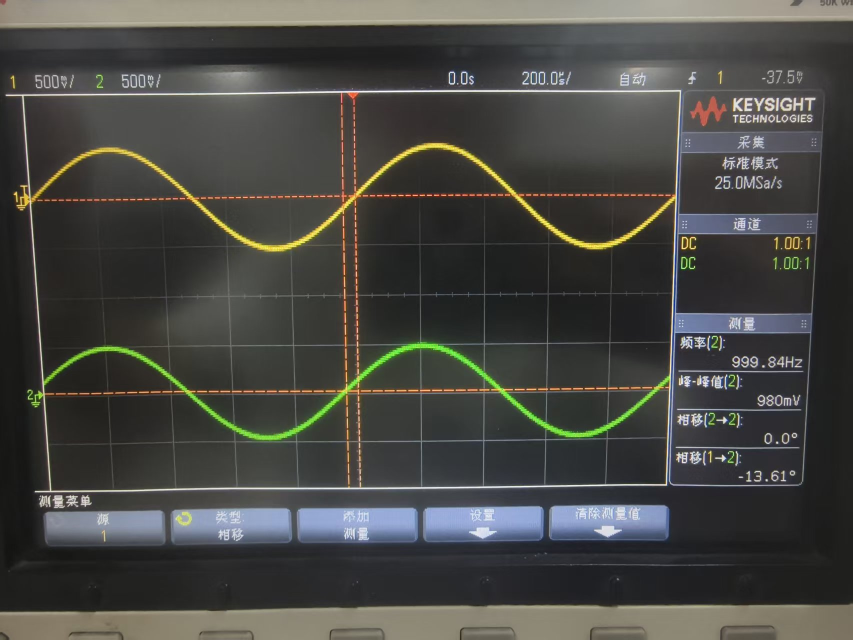
#> input picture src/arm/vision/sample.jpg, 1706 x 1279 px (shown at 1/2 size)
$ python -i reader.py   (imports and definitions only)   (older library calls are emulated)
#> lines starting #> are read from the running program, lines starting #| are printed output that depends on the picture; after the words box and inside, x2 and y2 are one past the last pixel; in counts of white or black regions, pixels touching at a corner belong together
#> further down, picture is the input picture: shape (1279, 1706, 3); mean B, G, R 67.6, 71.5, 71.4
from __future__ import annotations

import argparse
from difflib import SequenceMatcher
from functools import lru_cache
import json
import os
import re
import shutil
import sys
import uuid
from dataclasses import asdict, dataclass, field
from datetime import datetime, timezone, timedelta
from pathlib import Path
from typing import Any

import cv2
import numpy as np

try:
    import pytesseract
except ImportError:  # pragma: no cover - exercised on machines without OCR.
    pytesseract = None


CN_TZ = timezone(timedelta(hours=8))
IMAGE_SUFFIXES = {".jpg", ".jpeg", ".png", ".bmp", ".tif", ".tiff"}
TEMPLATE_LABELS = {"frequency": "频率", "peak_to_peak": "峰峰值", "phase": "相移"}


@dataclass
class Roi:
    x: int
    y: int
    w: int
    h: int


@dataclass
class DetectionResult:
    screen_roi: Roi | None
    debug_image: np.ndarray
    error_code: str
    screen_quad: np.ndarray | None = None


# [17 lines that did not run here, left out]


@dataclass
class MeasurementReading:
    measurement_id: str
    label: str
    channel: str
    label_source: str
    value: float | None
    unit: str
    valid: bool
    error_code: str
    raw_text: str
    row_roi_path: str
    value_roi_path: str
    processed_value_path: str


def load_config(path: Path) -> dict[str, Any]:
    with path.open("r", encoding="utf-8") as f:
        return json.load(f)


# [83 lines left out: functions parse_roi, parse_relative_roi, crop_roi, order_quad_points, detect_screen_quad, not called in this run]


def rectified_screen_size(settings: dict[str, Any]) -> tuple[int, int]:
    perspective = settings.get("perspective", {})
    return int(perspective.get("width", 1600)), int(perspective.get("height", 934))


# [451 lines left out: functions perspective_matrices, rectify_screen, project_rectified_roi, recover_sidebar_screen, detect_screen_roi, resolve_rois and 17 more, not called in this run]


def detect_measurement_rows(panel_image: np.ndarray) -> list[Roi]:
    """Split a frontal Keysight measurement panel at its full-width dividers."""
    height, width = panel_image.shape[:2]
#> height = 1279; width = 1706
    gray = cv2.cvtColor(panel_image, cv2.COLOR_BGR2GRAY)
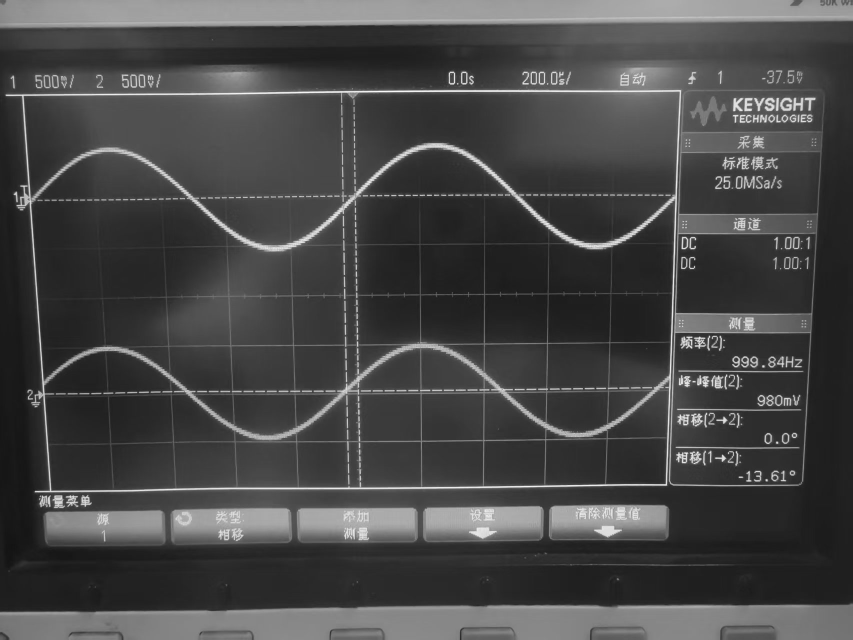
#> gray: shape (1279, 1706) (shown at 1/2 size); min 18, max 254, mean 71.1
    # Sample full-width paths directly: text cannot supply a continuous divider.
    xs = np.arange(int(width * 0.06), int(width * 0.94))
#> xs = 1501 values from 102 to 1602
    ys = np.arange(height)[:, None]
#> ys = 1279 values from 0 to 1278
    scores = np.zeros(height, dtype=np.float32)
#> scores = 1279 values from 0 to 0
    for slope in np.linspace(-0.12, 0.12, 49):
        positions = np.rint(ys + slope * (xs - width / 2)).astype(int)
        support = np.zeros_like(positions, dtype=bool)
        for offset in (-1, 0, 1):
            sample_y = positions + offset
            inside = (sample_y >= 0) & (sample_y < height)
            support |= inside & (gray[np.clip(sample_y, 0, height - 1), xs] > 65)
        scores = np.maximum(scores, support.mean(axis=1))
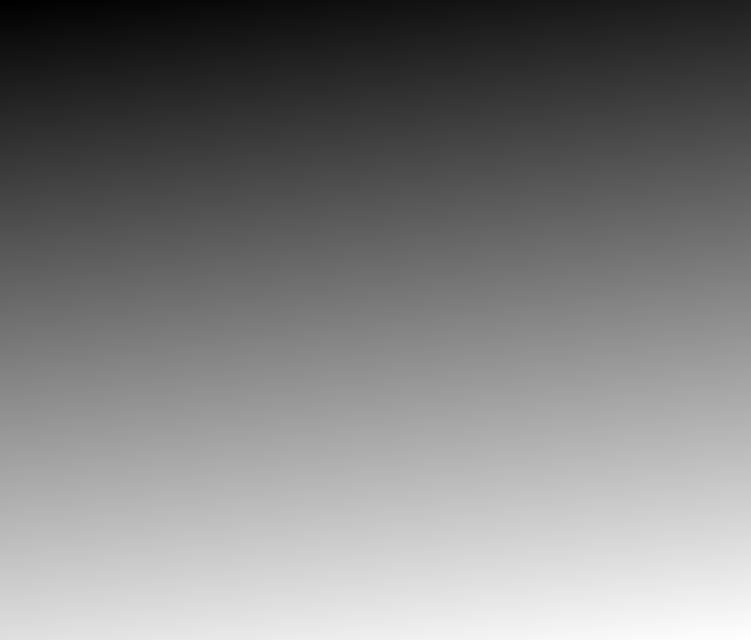
#> sample_y: shape (1279, 1501) int64 (shown at 1/2 size); min -89, max 1369, mean 639.9; drawn with min black and max white
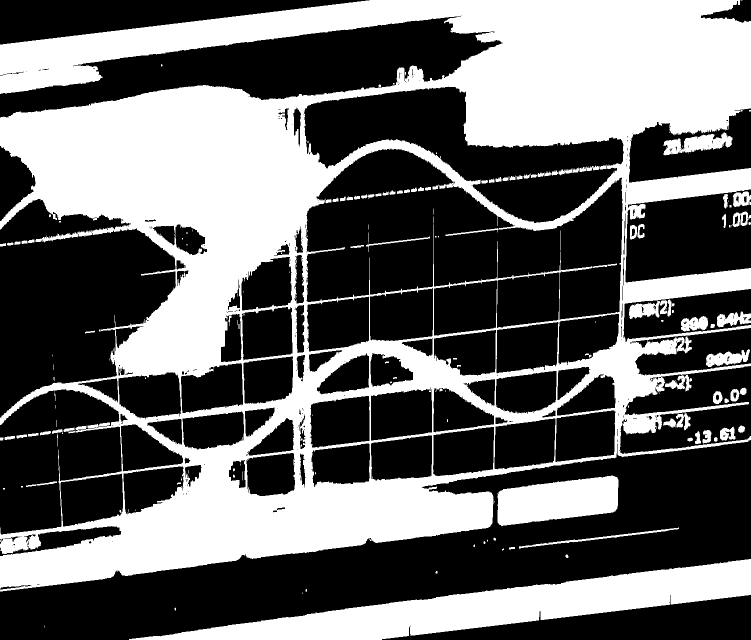
#> support: shape (1279, 1501) bool (shown at 1/2 size); 41.1% white; 192 white regions (91 under 20 px), largest, box (x1, y1, x2, y2) and area: (0, 0, 1501, 1183) 679943, (258, 1118, 1501, 1279) 70196, (995, 951, 1237, 1052) 17624
    supported = np.flatnonzero(scores > 0.72)
#> supported = 472 values from 0 to 1278
    clusters = np.split(supported, np.flatnonzero(np.diff(supported) > 5) + 1)
    dividers = [int(group[np.argmax(scores[group])]) for group in clusters if len(group)]
#> dividers = [0, 176, 392, 689, 779, 880, 975, 1217]
    dividers = [y for y in dividers if height * 0.10 < y < height * 0.90]
#> dividers = [176, 392, 689, 779, 880, 975]
    # Bright, tilted photos can wash a thin divider below the absolute gray
    # threshold above. Recover long near-horizontal edges in that case.
    hough_y = []
    if not dividers:
        edges = cv2.Canny(cv2.GaussianBlur(gray, (3, 3), 0), 18, 70)
        lines = cv2.HoughLinesP(
            edges, 1, np.pi / 180, threshold=max(30, int(width * 0.20)),
            minLineLength=int(width * 0.60), maxLineGap=int(width * 0.10),
        )
        if lines is not None:
            for x1, y1, x2, y2 in np.asarray(lines).reshape(-1, 4):
                left, right = min(x1, x2), max(x1, x2)
                if (left <= width * 0.40 and right >= width * 0.78
                        and abs(y2 - y1) <= max(12, int(abs(x2 - x1) * 0.16))):
                    y = int(round((y1 + y2) / 2))
                    if height * 0.10 < y < height * 0.90:
                        hough_y.append(y)
    if hough_y:
        hough_y.sort()
        hough_groups = np.split(hough_y, np.flatnonzero(np.diff(hough_y) > 8) + 1)
        hough_dividers = [int(round(float(np.median(group)))) for group in hough_groups if len(group)]
        combined = sorted(dividers + hough_dividers)
        merged = np.split(combined, np.flatnonzero(np.diff(combined) > 10) + 1)
        dividers = [int(round(float(np.median(group)))) for group in merged if len(group)]
    bounds = [0, *dividers, height]
#> bounds = [0, 176, 392, 689, 779, 880, 975, 1279]
    rows = []
    for top, bottom in zip(bounds, bounds[1:]):
        if bottom - top < 45:
            continue
        margin = max(10, int(width * 0.12))
        content = gray[top + 12:bottom - 15, margin:width - margin]
        if content.size and np.mean(content > 100) > 0.02:
            rows.append(Roi(0, top, width, bottom - top))
#> this loop made 7 passes
#> (top, bottom) on passes 1 to 7: (0, 176), (176, 392), (392, 689), (689, 779), (779, 880), (880, 975), (975, 1279)
#> pass 1, in detect_measurement_rows, `content = gray[top + 12:bottom - 15, margin:width - margin]`:
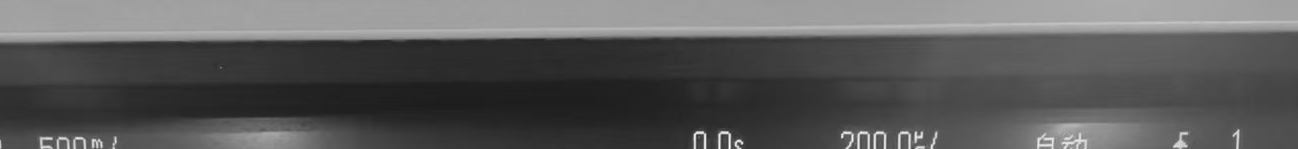
#> content: shape (149, 1298); min 28, max 247, mean 90.5
#> pass 2, in detect_measurement_rows, `content = gray[top + 12:bottom - 15, margin:width - margin]`:
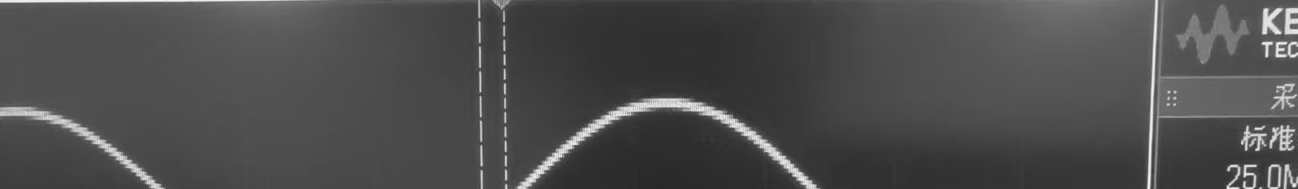
#> content: shape (189, 1298); min 39, max 246, mean 77.2
#> pass 3, in detect_measurement_rows, `content = gray[top + 12:bottom - 15, margin:width - margin]`:
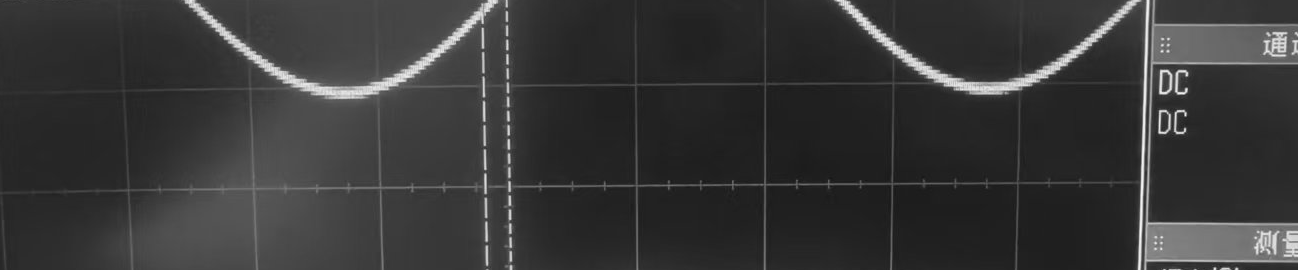
#> content: shape (270, 1298); min 22, max 249, mean 55.2
#> after the loop, rows = 7 items
    return rows if 1 <= len(rows) <= 4 else []


# [177 lines left out: functions read_dynamic_measurement_rows, parse_value, parse_value_and_unit, clean_unit, estimate_confidence, save_image, not called in this run]


# [3 lines that did not run here, left out]


# [399 lines left out: functions validate_measurement_layout, detect_measurement_panel, configured_measurement_panel, locate_measurement_panel, read_measurement_rows, read_instrument_image and 2 more, not called in this run]


# [2 lines not run here, left out]

>>> import cv2
>>> picture = cv2.imread('../sample.jpg')
>>> result = detect_measurement_rows(picture)
#> result = []
